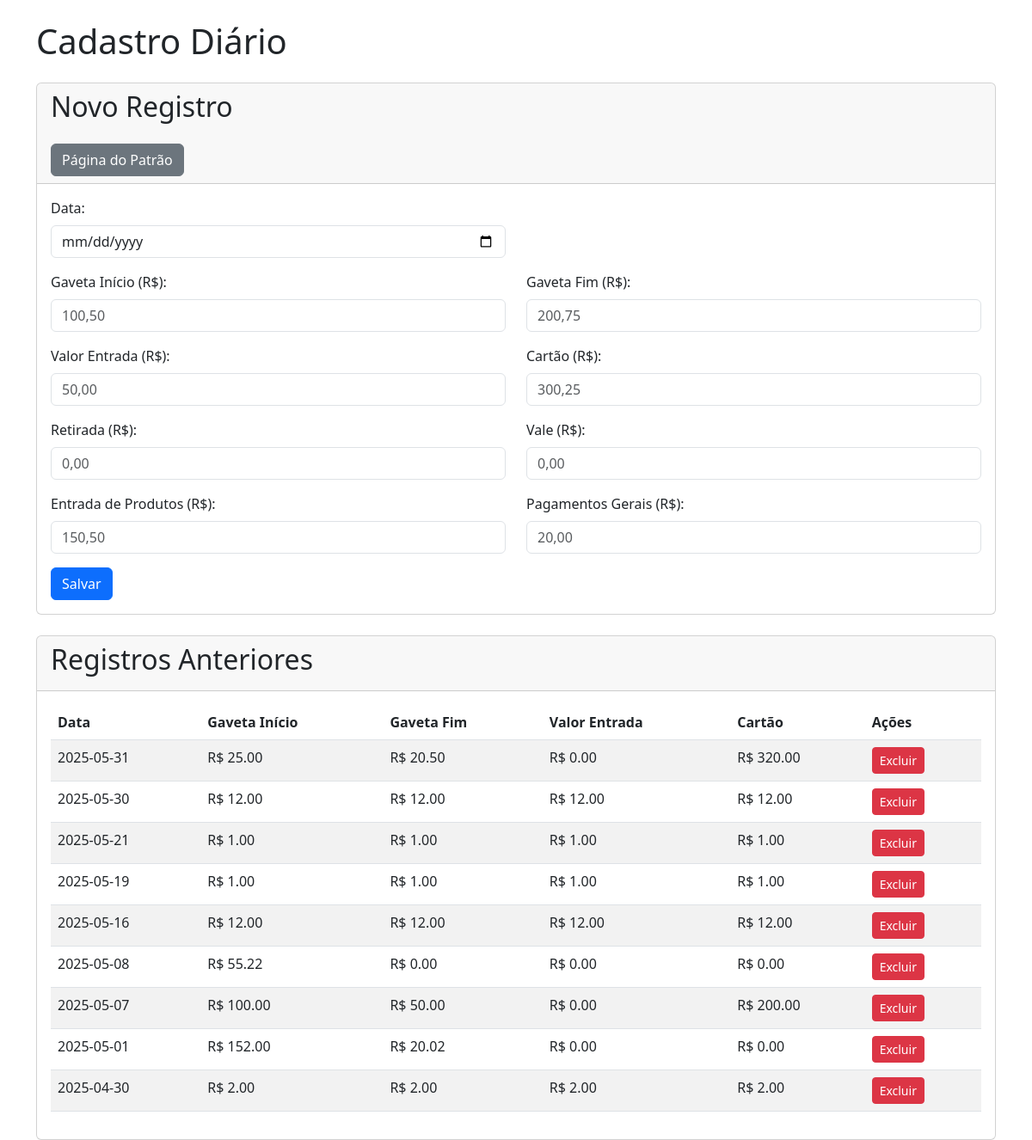
The page /funcionario on the database its author committed.
### app.py (models this page shows, shortened)
class Registro(db.Model):
    id = db.Column(db.Integer, primary_key=True)
    data = db.Column(db.String(10), unique=True, nullable=False)
    gaveta_inicio = db.Column(db.Float, default=0.0)
    gaveta_fim = db.Column(db.Float, default=0.0)
    valor_entrada = db.Column(db.Float, default=0.0)
    cartao = db.Column(db.Float, default=0.0)
    retirada = db.Column(db.Float, default=0.0)
    vale = db.Column(db.Float, default=0.0)
    entrada_produtos = db.Column(db.Float, default=0.0)
    pagamentos_gerais = db.Column(db.Float, default=0.0)

### app.py (the view, shortened to what this page needs)
@app.route("/funcionario", methods=['GET', 'POST'])
def funcionario():
    registros = Registro.query.order_by(Registro.data.desc()).all()
    return render_template('funcionario.html', registros=registros)

### templates/funcionario.html (shortened to what this page needs)
<!DOCTYPE html>
<html lang="pt-BR">
<head>
    <link href="https://cdn.jsdelivr.net/npm/bootstrap@5.3.0/dist/css/bootstrap.min.css" rel="stylesheet">
</head>
<body>
    <div class="container mt-4">
        <h1 class="mb-4">Cadastro Diário</h1>
        <div class="card mb-4">
            <div class="card-header">
                <h2>Novo Registro</h2>
                <div class="d-flex justify-content-between mt-4">
                    <a href="{{ url_for('patrao') }}" class="btn btn-secondary">
                         Página do Patrão
                    </a>
                </div>
            </div>
            <div class="card-body">
                <form method="POST" action="{{ url_for('funcionario') }}">
                    <div class="row">
                        <div class="col-md-6 mb-3">
                            <label for="data" class="form-label">Data:</label>
                            <input type="date" class="form-control" id="data" name="data" required>
                        </div>
                    </div>
                    <div class="row">
                        <div class="col-md-6 mb-3">
                            <label for="gaveta_inicio" class="form-label">Gaveta Início (R$):</label>
                            <input type="text" class="form-control" id="gaveta_inicio" name="gaveta_inicio" placeholder="100,50" required>
                        </div>
                        <div class="col-md-6 mb-3">
                            <label for="gaveta_fim" class="form-label">Gaveta Fim (R$):</label>
                            <input type="text" class="form-control" id="gaveta_fim" name="gaveta_fim" placeholder="200,75" required>
                        </div>
                    </div>
                    <div class="row">
                        <div class="col-md-6 mb-3">
                            <label for="valor_entrada" class="form-label">Valor Entrada (R$):</label>
                            <input type="text" class="form-control" id="valor_entrada" name="valor_entrada" placeholder="50,00" required>
                        </div>
                        <div class="col-md-6 mb-3">
                            <label for="cartao" class="form-label">Cartão (R$):</label>
                            <input type="text" class="form-control" id="cartao" name="cartao" placeholder="300,25" required>
                        </div>
                    </div>
                    <div class="row">
                        <div class="col-md-6 mb-3">
                            <label for="retirada" class="form-label">Retirada (R$):</label>
                            <input type="text" class="form-control" id="retirada" name="retirada" placeholder="0,00" required>
                        </div>
                        <div class="col-md-6 mb-3">
                            <label for="vale" class="form-label">Vale (R$):</label>
                            <input type="text" class="form-control" id="vale" name="vale" placeholder="0,00" required>
                        </div>
                    </div>
                    <div class="row">
                        <div class="col-md-6 mb-3">
                            <label for="entrada_produtos" class="form-label">Entrada de Produtos (R$):</label>
                            <input type="text" class="form-control" id="entrada_produtos" name="entrada_produtos" placeholder="150,50" required>
                        </div>
                        <div class="col-md-6 mb-3">
                            <label for="pagamentos_gerais" class="form-label">Pagamentos Gerais (R$):</label>
                            <input type="text" class="form-control" id="pagamentos_gerais" name="pagamentos_gerais" placeholder="20,00" required>
                        </div>
                    </div>
                    <button type="submit" class="btn btn-primary">Salvar</button>
                </form>
            </div>
        </div>
        <div class="card">
            <div class="card-header">
                <h2>Registros Anteriores</h2>
            </div>
            <div class="card-body">
                <div class="table-responsive">
                    <table class="table table-striped">
                        <thead>
                            <tr>
                                <th>Data</th>
                                <th>Gaveta Início</th>
                                <th>Gaveta Fim</th>
                                <th>Valor Entrada</th>
                                <th>Cartão</th>
                                <th>Ações</th>
                            </tr>
                        </thead>
                        <tbody>
                            {% for registro in registros %}
                            <tr>
                                <td>{{ registro.data }}</td>
                                <td>R$ {{ "%.2f"|format(registro.gaveta_inicio) }}</td>
                                <td>R$ {{ "%.2f"|format(registro.gaveta_fim) }}</td>
                                <td>R$ {{ "%.2f"|format(registro.valor_entrada) }}</td>
                                <td>R$ {{ "%.2f"|format(registro.cartao) }}</td>
                                <td>
                                    <form method="POST" action="{{ url_for('delete_registro', id=registro.id) }}" style="display: inline;">
                                        <button type="submit" class="btn btn-danger btn-sm">Excluir</button>
                                    </form>
                                </td>
                            </tr>
                            {% endfor %}
                        </tbody>
                    </table>
                </div>
            </div>
        </div>
    </div>
</body>
</html>

### rows shown on the page
Registro: data "2025-05-31", gaveta_inicio "25.00", gaveta_fim "20.50", valor_entrada "0.00", cartao "320.00"
Registro: data "2025-05-30", gaveta_inicio "12.00", gaveta_fim "12.00", valor_entrada "12.00", cartao "12.00"
Registro: data "2025-05-21", gaveta_inicio "1.00", gaveta_fim "1.00", valor_entrada "1.00", cartao "1.00"
Registro: data "2025-05-19", gaveta_inicio "1.00", gaveta_fim "1.00", valor_entrada "1.00", cartao "1.00"
Registro: data "2025-05-16", gaveta_inicio "12.00", gaveta_fim "12.00", valor_entrada "12.00", cartao "12.00"
Registro: data "2025-05-08", gaveta_inicio "55.22", gaveta_fim "0.00", valor_entrada "0.00", cartao "0.00"
Registro: data "2025-05-07", gaveta_inicio "100.00", gaveta_fim "50.00", valor_entrada "0.00", cartao "200.00"
Registro: data "2025-05-01", gaveta_inicio "152.00", gaveta_fim "20.02", valor_entrada "0.00", cartao "0.00"
Registro: data "2025-04-30", gaveta_inicio "2.00", gaveta_fim "2.00", valor_entrada "2.00", cartao "2.00"
